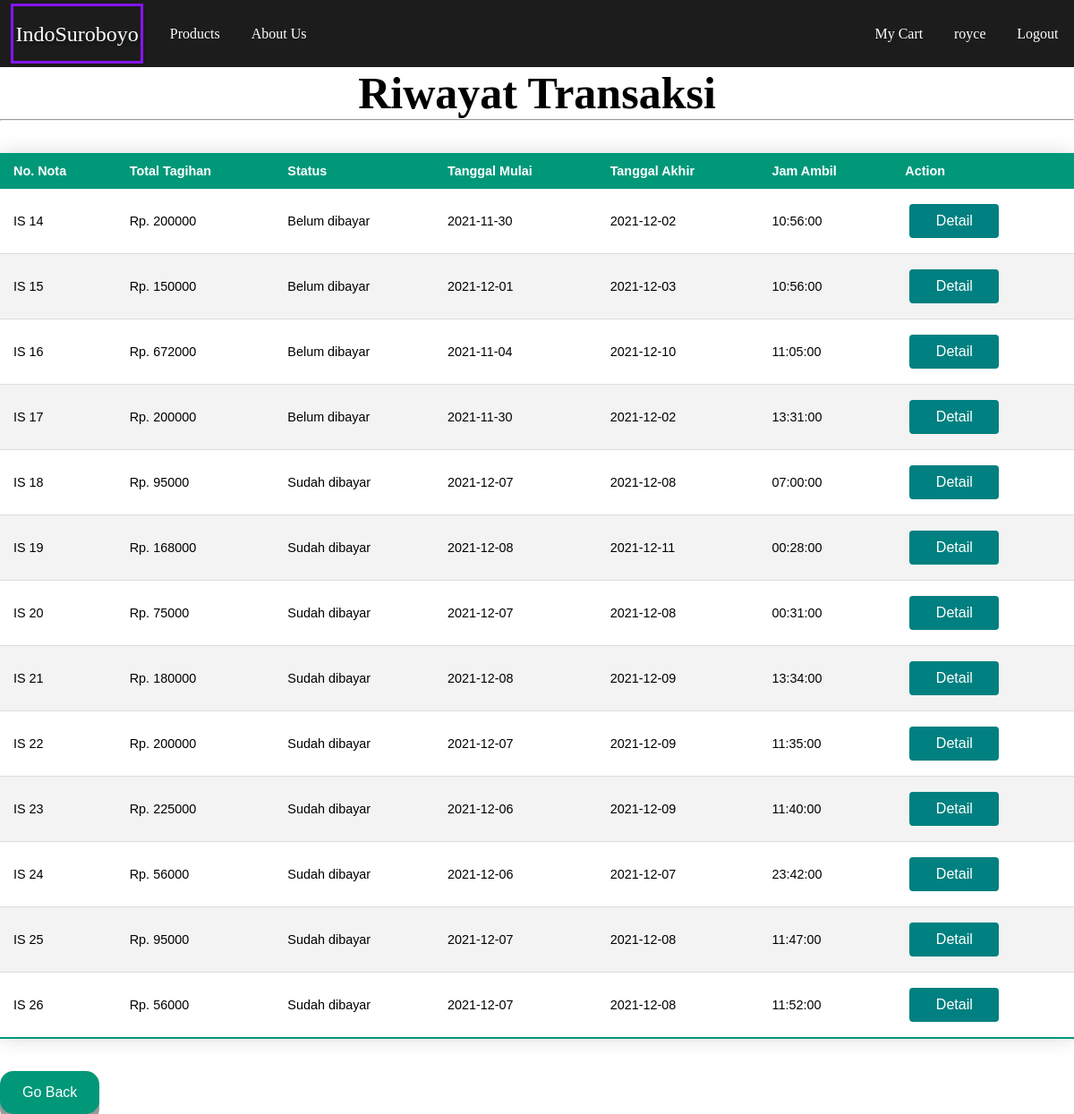
Page /user-header-pesanan.php (signed in) on the committed database.
### tables this page shows
CREATE TABLE `header_pesanan` (
  `order_id` int(20) NOT NULL,
  `penyewa_id` int(20) NOT NULL,
  `total_tagihan` int(100) NOT NULL,
  `status` varchar(20) NOT NULL,
  `tanggal_mulai` date NOT NULL,
  `tanggal_akhir` date NOT NULL,
  `jam_ambil` time NOT NULL
);

### user-header-pesanan.php (the view, shortened to what this page needs)
<?php
    require_once("connection.php");
    $userid_trans = $_SESSION['id'];
    $stmt = $pdo -> prepare("SELECT * FROM header_pesanan where penyewa_id like :id");
    $stmt->BindParam(":id",$userid_trans);
    $stmt->execute();
?>
<!DOCTYPE html>
<html lang="en">
<head>
    <link rel="stylesheet" href="user-header-pesanan.css">
</head>
<body>
    <div class="navigation">
                <div class="kiri">
                    <a href="index.php" class="logo">IndoSuroboyo</a>
                    <a href="produk-list.php" style="padding-top: 20px">Products</a>
                    <a href="#container2" style="padding-top:20px">About Us</a>
                </div>
                <div class="kanan">
                    <?php
                        if(!isset( $_SESSION['userLogin'])){
                            ?>
                            <a href="login.php">Login</a>
                            <a href="register.php">Register</a>
                            <?php
                        }
                        else {
                            ?>
                            <a href="carts.php">My Cart</a>
                            <a href="user.php">
                            <?= $_SESSION['userLogin'] ?></a>
                            <a href="user.php?action=logout">Logout</a>
                            <?php
                        }
                            ?>
                </div>
    </div>
    <div id="why">
                <center>
                <h1 style="font-size: 50px;">Riwayat Transaksi</h1>
                </center>
            </div>
        <hr> <br><br>
    <table class="styleTable">
        <thead>
            <th>No. Nota</th>
            <th>Total Tagihan</th>
            <th>Status</th>
            <th>Tanggal Mulai</th>
            <th>Tanggal Akhir</th>
            <th>Jam Ambil</th>
            <th>Action</th>
        </thead>
        <tbody>
            <?php
                if($stmt->rowCount()<1){
                    echo "<script> alert('Tidak pernah melakukan Transaksi') </script>";
                }else{
                    while($t=$stmt->fetch()){
                        ?>
                        <tr>
                            <form action="user-header-pesanan.php" method="POST">
                                <td>
                                    IS <?= $t['order_id']?>
                                </td>
                            </form>
                            <td>Rp. <?= $t['total_tagihan']?></td>
                            <td><?= $t['status']?></td>
                            <td><?= $t['tanggal_mulai']?></td>
                            <td><?= $t['tanggal_akhir']?></td>
                            <td><?= $t['jam_ambil']?></td>
                            <td>
                                <a href="user-header-pesanan.php?action=detail&id=<?= $t['order_id'] ?>">
                                         <button class="detail-button"><span> Detail </span></button>
                                </a>
                            </td>
                        </tr>
                    <?php
                    }
                }
            ?>
        </tbody>
    </table> <br><br>
    <button class ="button" >
        <a href="user.php" style="text-decoration : none; color : white;">
            Go Back
        </a>
    </button>
</body>
</html>

### user-header-pesanan.css (style rules this page uses)
* { margin: 0; padding: 0; box-sizing: border-box; }
.button { display: inline-block; padding: 15px 25px; font-size: 16px; cursor: pointer; text-align: center; text-decoration: none; outline: none; color: #fff; background-color: #009879; border: none; border-radius: 15px; box-shadow: 0 9px #999; }
.navigation { width: 100%; height: 75px; display: flex; justify-content: space-between; background-color: #1C1C1C; align-items: center; flex-direction: row; box-sizing: border-box; flex-wrap: wrap; }
.logo { outline: 3px solid #8614f8; outline-offset: 2px; height: 3.6rem; font-size: 1.5rem; line-height: 3.7rem; text-decoration: none; text-shadow: 2px 4px 3px rgba(0, 0, 0, 0.3); font-weight: 500; }
.navigation a { text-decoration: none; color: white; box-sizing: border-box; }
.navigation .kiri { display: flex; width: 30%; justify-content: space-around; box-sizing: border-box; }
.navigation .kanan { display: flex; width: 20%; justify-content: space-around; box-sizing: border-box; }
.styleTable { border-collapse: collapse; font-size: 0.9em; font-family: sans-serif; box-shadow: 0 0 20px rgba(0, 0, 0, 0.15); width: 100%; }
.styleTable th, .styleTable td { padding: 12px 15px; }
.styleTable tbody tr { border-bottom: 1px solid #dddddd; }
.styleTable tbody tr:nth-of-type(even) { background-color: #f3f3f3; }
.styleTable tbody tr:last-of-type { border-bottom: 2px solid #009879; }
.detail-button { display: inline-block; border-radius: 4px; background-color: teal; border: none; color: #FFFFFF; text-align: center; font-size: 16px; padding: 10px; width: 100px; transition: all 0.5s; cursor: pointer; margin: 5px; }
.detail-button span { cursor: pointer; display: inline-block; position: relative; transition: 0.5s; }
.detail-button span:after { content: '\00bb'; position: absolute; opacity: 0; top: 0; right: -20px; transition: 0.5s; }

### rows in the picture
header_pesanan: order_id "14", total_tagihan "200000", status "Belum dibayar", tanggal_mulai "2021-11-30", tanggal_akhir "2021-12-02", jam_ambil "10:56:00"
header_pesanan: order_id "15", total_tagihan "150000", status "Belum dibayar", tanggal_mulai "2021-12-01", tanggal_akhir "2021-12-03", jam_ambil "10:56:00"
header_pesanan: order_id "16", total_tagihan "672000", status "Belum dibayar", tanggal_mulai "2021-11-04", tanggal_akhir "2021-12-10", jam_ambil "11:05:00"
header_pesanan: order_id "17", total_tagihan "200000", status "Belum dibayar", tanggal_mulai "2021-11-30", tanggal_akhir "2021-12-02", jam_ambil "13:31:00"
header_pesanan: order_id "18", total_tagihan "95000", status "Sudah dibayar", tanggal_mulai "2021-12-07", tanggal_akhir "2021-12-08", jam_ambil "07:00:00"
header_pesanan: order_id "19", total_tagihan "168000", status "Sudah dibayar", tanggal_mulai "2021-12-08", tanggal_akhir "2021-12-11", jam_ambil "00:28:00"
header_pesanan: order_id "20", total_tagihan "75000", status "Sudah dibayar", tanggal_mulai "2021-12-07", tanggal_akhir "2021-12-08", jam_ambil "00:31:00"
header_pesanan: order_id "21", total_tagihan "180000", status "Sudah dibayar", tanggal_mulai "2021-12-08", tanggal_akhir "2021-12-09", jam_ambil "13:34:00"
header_pesanan: order_id "22", total_tagihan "200000", status "Sudah dibayar", tanggal_mulai "2021-12-07", tanggal_akhir "2021-12-09", jam_ambil "11:35:00"
header_pesanan: order_id "23", total_tagihan "225000", status "Sudah dibayar", tanggal_mulai "2021-12-06", tanggal_akhir "2021-12-09", jam_ambil "11:40:00"
header_pesanan: order_id "24", total_tagihan "56000", status "Sudah dibayar", tanggal_mulai "2021-12-06", tanggal_akhir "2021-12-07", jam_ambil "23:42:00"
header_pesanan: order_id "25", total_tagihan "95000", status "Sudah dibayar", tanggal_mulai "2021-12-07", tanggal_akhir "2021-12-08", jam_ambil "11:47:00"
header_pesanan: order_id "26", total_tagihan "56000", status "Sudah dibayar", tanggal_mulai "2021-12-07", tanggal_akhir "2021-12-08", jam_ambil "11:52:00"

### other values in the picture
$_SESSION['userLogin'] "royce"
